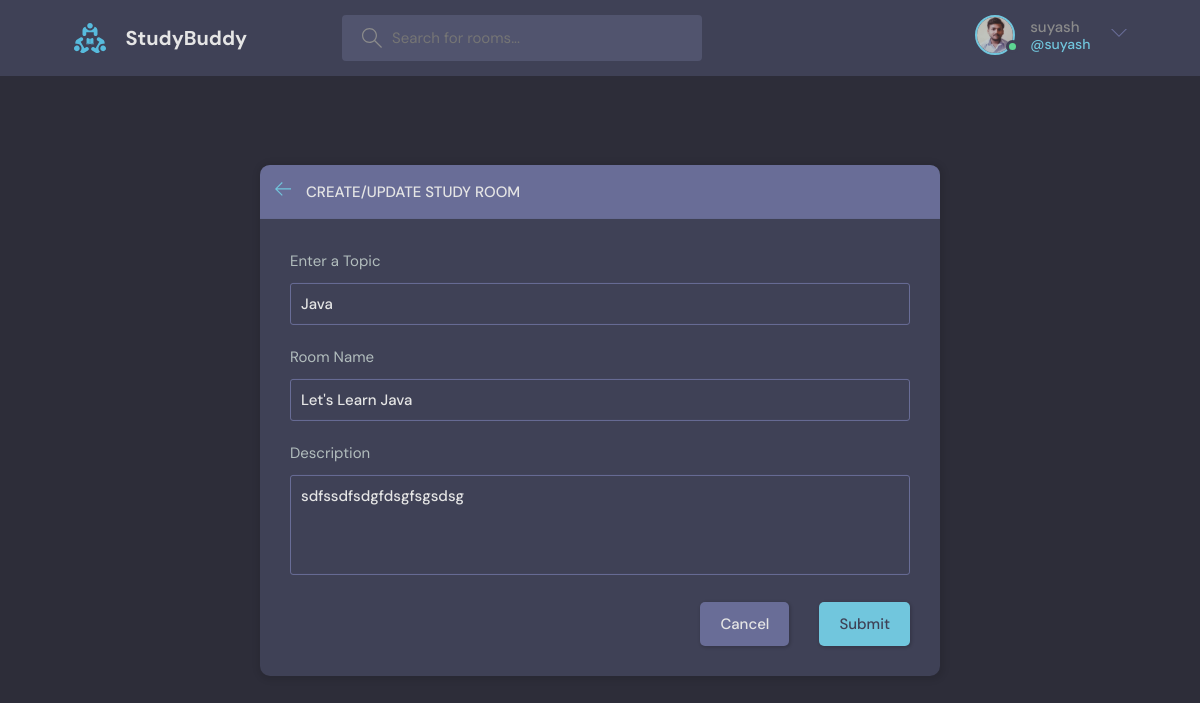
Page /update-room/1 (signed in) on the committed database.
### base/models.py (models this page shows, shortened)
class User(AbstractUser):
    name = models.CharField(max_length = 200, null=True)
    email = models.EmailField(unique=True, null=True)
    bio = models.TextField(blank=True, null=True)
    avatar = models.ImageField(default='avatar.svg', null=True)
    USERNAME_FIELD = 'email'
    REQUIRED_FIELDS = []

class Room(models.Model):
    host = models.ForeignKey(User, on_delete=models.SET_NULL, null=True)
    topic = models.ForeignKey(Topic, on_delete=models.SET_NULL, null=True)
    name = models.CharField(max_length = 200)
    description = models.TextField(null = True, blank = True)
    participants = models.ManyToManyField(User, related_name='participants', blank=True)
    updated = models.DateTimeField(auto_now = True)
    created = models.DateTimeField(auto_now_add = True)
    class Meta:
        ordering = ['-updated', '-created']

class Topic(models.Model):
    name = models.CharField(max_length = 200)

### base/views.py (the view, shortened to what this page needs)
# urls.py: path('update-room/<str:pk>', views.updateRoom, name= 'update-room'),
@login_required(login_url='login')
def updateRoom(request, pk):
    room = Room.objects.get(id=pk)
    topics = Topic.objects.all()
    form = RoomForm(instance = room)
    if request.user != room.host:
        return HttpResponse('You are not allowed here.')
    context = {'form': form, 'room':room, 'topics':topics}
    return render(request, 'base/room_form.html', context)

### base/forms.py
class RoomForm(ModelForm):
    class Meta:
        model = Room
        fields = '__all__'
        exclude = ['host', 'participants']

### base/templates/base/room_form.html (shortened to what this page needs)
{% extends 'main.html' %}
{% block content %}
  <main class="create-room layout">
    <div class="container">
      <div class="layout__box">
        <div class="layout__boxHeader">
          <div class="layout__boxTitle">
            <a href="{% url 'home' %}">
              <svg version="1.1" xmlns="http://www.w3.org/2000/svg" width="32" height="32" viewBox="0 0 32 32">
                <title>arrow-left</title>
                <path
                  d="M13.723 2.286l-13.723 13.714 13.719 13.714 1.616-1.611-10.96-10.96h27.625v-2.286h-27.625l10.965-10.965-1.616-1.607z">
                </path>
              </svg>
            </a>
            <h3>Create/Update Study Room</h3>
          </div>
        </div>
        <div class="layout__body">
          <form class="form" action="" method="POST">
            <div class="form__group">
              <label for="room_topic">Enter a Topic</label>
              <input required type="text" value="{{room.topic.name}}" name="topic" id="room_topic" list="topic-list" />
            </div>
            <div class="form__group">
              <label for="room_name">Room Name</label>
              {{ form.name }}
            </div>
            <div class="form__group">
              <label for="room_about">Description</label>
              {{ form.description }}
            </div>
            <div class="form__action">
              <a class="btn btn--dark" href="{% url 'home' %}">Cancel</a>
              <button class="btn btn--main" type="submit">Submit</button>
            </div>
          </form>
        </div>
      </div>
    </div>
  </main>
{% endblock %}

### templates/navbar.html (shortened to what this page needs)
{% load static %}
<header class="header header--loggedIn">
    <div class="container">
      <a href="{% url 'home' %}" class="header__logo">
        <img src="{% static 'images/logo.svg' %}" />
        <h1>StudyBuddy</h1>
      </a>
      <form action="{% url 'home' %}" class="header__search" method="GET">
        <label>
          <input name='q' placeholder="Search for rooms..." />
        </label>
      </form>
      <nav class="header__menu">
        {% if request.user.is_authenticated %}
        <div class="header__user">
          <a href="{% url 'update_user' %}">
            <div class="avatar avatar--medium active">
              <img src="{{request.user.avatar.url}}" />
            </div>
            <p>{{ request.user.username }}<span>@{{ request.user.username }}</span></p>
          </a>
          <button class="dropdown-button">
            <svg version="1.1" xmlns="http://www.w3.org/2000/svg" width="32" height="32" viewBox="0 0 32 32">
              <title>chevron-down</title>
              <path d="M16 21l-13-13h-3l16 16 16-16h-3l-13 13z"></path>
            </svg>
          </button>
        </div>
        {% else %}
        <a href="{% url 'login' %}">
          <img src="{% static 'images/avatar.svg' %}" />
          <p>Login</p>
        </a>
        {% endif %}
      </nav>
    </div>
  </header>

### rows in the picture
User: user.avatar (picture), user.username "suyash"
Room: topic "Java", name "Let's Learn Java", description "sdfssdfsdgfdsgfsgsdsg"
